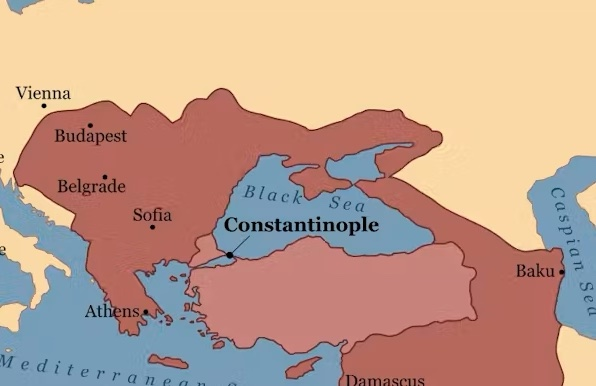
#> input picture atlas-of-the-blessed-lands/reference/v306_ottoman_1683_map.jpg, 596 x 386 px
$ python trace.py
#> lines starting #> are read from the running program, lines starting #| are printed output that depends on the picture; after the words box and inside, x2 and y2 are one past the last pixel; in counts of white or black regions, pixels touching at a corner belong together
"""Version 307: trace the empire (dark red + light red) of reference/v306_ottoman_1683_map.jpg, with the sea next to its coasts (within 8 px),
into lon/lat using the control-point fit in tf.json (made by fit.py: 11 cities and coast points, quadratic, residuals <= 8 px).
Writes tools/data/v307_ottoman_map_shape.geojson. The seas are kept so that the drawing's rough coasts do not cut real coast land;
the result is later cut to real land, so only the drawing's land border (its outer line) matters."""
import json, os, numpy as np, shapely
from shapely.geometry import shape, mapping
from scipy import ndimage
from PIL import Image
from rasterio import features
from rasterio.transform import Affine
P = os.path.join(os.path.dirname(os.path.abspath(__file__)), '../..')
im = np.array(Image.open(os.path.join(P, 'reference/v306_ottoman_1683_map.jpg')).convert('RGB')).astype(int); H, W = im.shape[:2]
#> after `H, W = im.shape[:2]`: H = 386; W = 596
r, g, b = im[..., 0], im[..., 1], im[..., 2]
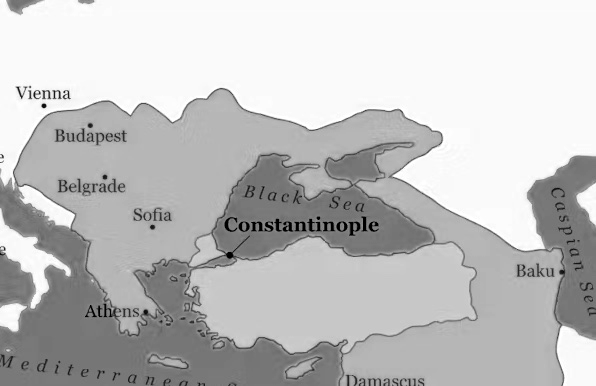
#> r: shape (386, 596) int64; min 0, max 255, mean 192.9
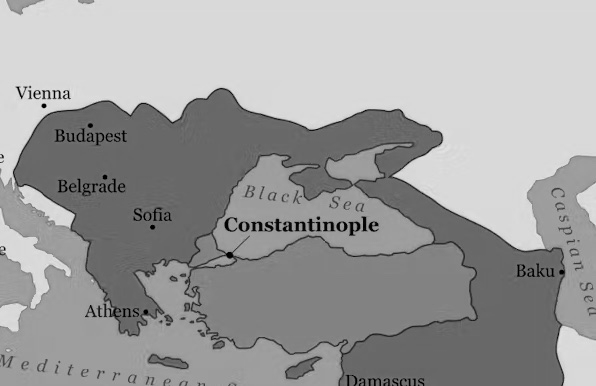
#> g: shape (386, 596) int64; min 0, max 232, mean 159
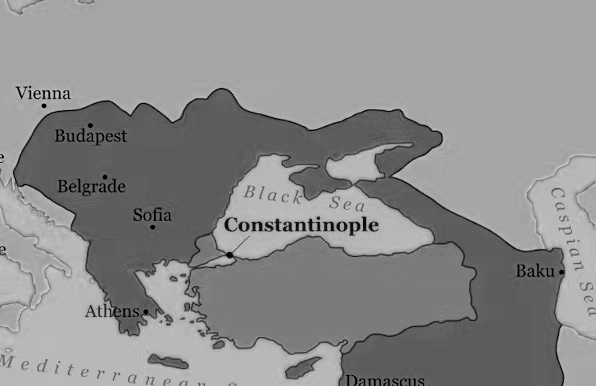
#> b: shape (386, 596) int64; min 0, max 215, mean 140.8
red = (r > 150) & (r - g > 45) & (r - b > 45)
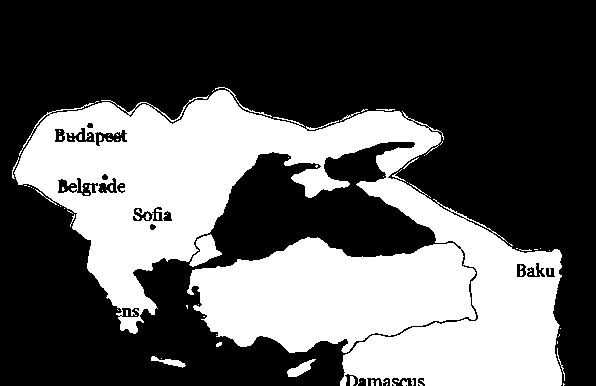
#> red: shape (386, 596) bool; 36.2% white; 78 white regions (63 under 20 px), largest, box (x1, y1, x2, y2) and area: (14, 87, 562, 386) 81669, (189, 234, 222, 267) 537, (287, 359, 316, 377) 229
water = (b > 150) & (b > r + 30)
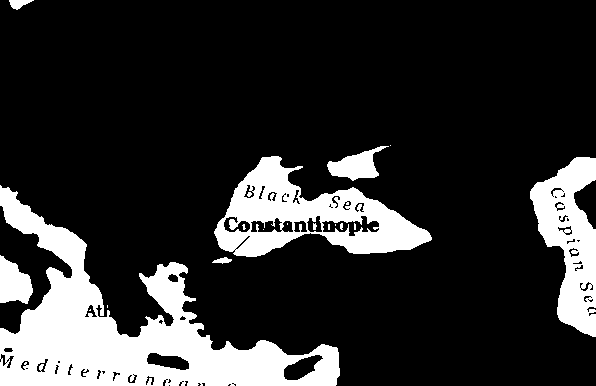
#> water: shape (386, 596) bool; 18.4% white; 19 white regions (11 under 20 px), largest, box (x1, y1, x2, y2) and area: (0, 185, 340, 386) 23495, (214, 156, 432, 257) 9830, (530, 157, 596, 337) 6593
near = ndimage.distance_transform_edt(~red) <= 8      # sea only next to the empire's coasts (not the far Caspian shores)
#> near: shape (386, 596) bool; 46.8% white; 2 white regions, box (x1, y1, x2, y2) and area: (4, 79, 573, 386) 106825, (143, 348, 194, 376) 954
m = ndimage.binary_closing(red | (water & near), iterations=2)
#> m: shape (386, 596) bool; 42% white; 4 white regions (2 under 20 px), largest, box (x1, y1, x2, y2) and area: (12, 87, 570, 384) 95699, (143, 348, 194, 376) 910
m = ndimage.binary_fill_holes(m)
#> m: shape (386, 596) bool; 47.3% white; 4 white regions (2 under 20 px), largest, box (x1, y1, x2, y2) and area: (12, 87, 570, 384) 107809, (143, 348, 194, 376) 954
lab, n = ndimage.label(m); keep = np.bincount(lab[red & m].ravel()); keep[0] = 0
#> after `lab, n = ndimage.label(m)`:
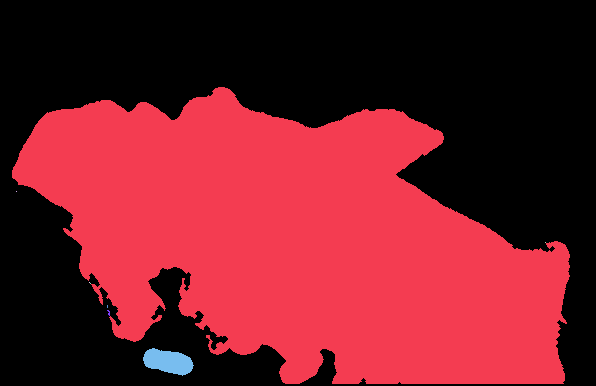
#> lab: shape (386, 596) int32; 9 distinct labels, from 0 to 8; one colour per label, 0 black
#> after `lab, n = ndimage.label(m)`: n = 8
#> after `keep = np.bincount(lab[red & m].ravel())`: keep = [0, 82715, 0, 0, 0, 0, 0, 0, 159]
m = lab == keep.argmax()                       # the one region holding the empire
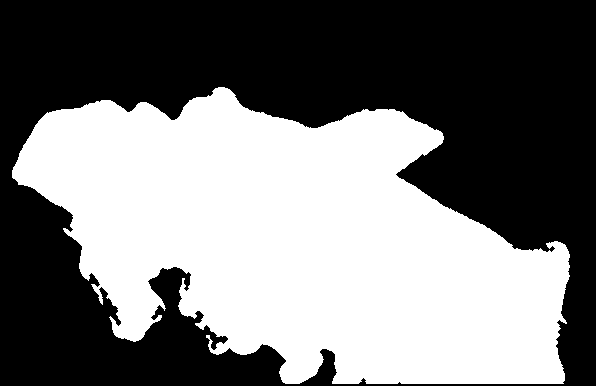
#> m: shape (386, 596) bool; 46.9% white; 1 white region, box (x1, y1, x2, y2) and area: (12, 87, 570, 384) 107796
tf = json.load(open(os.path.join(P, 'tools/v307_build/tf.json'))); k = tf['k']
#> (reads atlas-of-the-blessed-lands/tools/v307_build/tf.json from the repository)
step = 0.02; lons = np.arange(12, 54, step); lats = np.arange(34, 53, step)
LO, LA = np.meshgrid(lons, lats); lo, la = LO.ravel(), LA.ravel()
F = np.c_[np.ones_like(lo), lo, la, lo * lo, lo * la, la * la][:, :k]
x = np.round(F @ np.array(tf['cx'])).astype(int); y = np.round(F @ np.array(tf['cy'])).astype(int)
ok = (x >= 0) & (x < W) & (y >= 0) & (y < H)
grid = np.zeros(lo.size, bool); grid[ok] = m[y[ok], x[ok]]; grid = grid.reshape(LO.shape)
#> (the run stopped early here; a loop or call above may not have finished)
